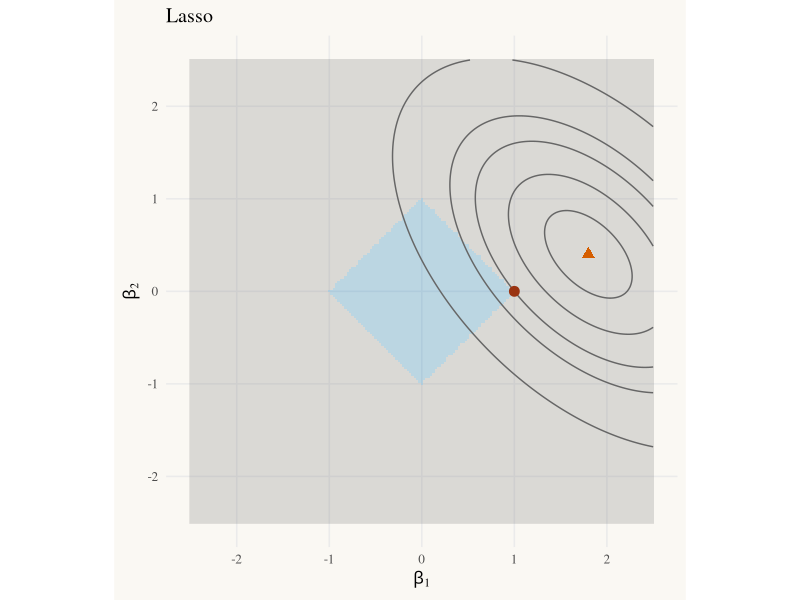

This chart was generated by the following R code:
# ───────────────────────────────────────────────────────────────
# StatAtlas · Lab 15 — Lasso: lo spazio delle soluzioni in due dimensioni
# ───────────────────────────────────────────────────────────────
library(tidyverse)

bh <- c(1.8, 0.4)   # stima dei minimi quadrati
r  <- 0.5; a <- 1; t <- 1
Sigma <- matrix(c(1, r, r, 1), 2)

# Q(b) = ½ (b − bh)ᵀ Σ (b − bh); vincolo a‖b‖₁ + (1 − a)‖b‖₂² ≤ a t + (1 − a) t²
Q <- function(b) 0.5 * drop(t(b - bh) %*% Sigma %*% (b - bh))
g <- function(b) a * sum(abs(b)) + (1 - a) * sum(b^2)
soglia <- function(z, l) sign(z) * pmax(abs(z) - l, 0)
pen_lambda <- function(lam) {   # discesa coordinata, come in StatAtlas
  c0 <- drop(Sigma %*% bh); b <- bh
  for (it in 1:500) { b_old <- b
    b[1] <- soglia(c0[1] - r * b[2], lam * a) / (1 + 2 * lam * (1 - a))
    b[2] <- soglia(c0[2] - r * b[1], lam * a) / (1 + 2 * lam * (1 - a))
    if (sum(abs(b - b_old)) < 1e-12) break }
  b
}
s <- a * t + (1 - a) * t^2
lam <- if (g(bh) <= s) 0 else uniroot(\(l) g(pen_lambda(l)) - s, c(0, 1e4), tol = 1e-12)$root
b_star <- pen_lambda(lam); b_star

theme_statatlas <- function(base_size = 12) {
  theme_minimal(base_size = base_size, base_family = "serif") +
    theme(panel.grid.minor = element_blank(), plot.background = element_rect(fill = "#FAF8F3", colour = NA))
}
griglia <- expand_grid(b1 = seq(-2.5, 2.5, length.out = 201), b2 = seq(-2.5, 2.5, length.out = 201)) |>
  mutate(rss = map2_dbl(b1, b2, \(x, y) Q(c(x, y))), dentro = map2_lgl(b1, b2, \(x, y) g(c(x, y)) <= s))
ggplot(griglia, aes(b1, b2)) +
  geom_raster(aes(fill = dentro), alpha = 0.25, show.legend = FALSE) +
  geom_contour(aes(z = rss), breaks = Q(b_star) * c(0.15, 0.5, 1, 1.5, 3), colour = "grey40") +
  annotate("point", x = bh[1], y = bh[2], shape = 17, size = 3, colour = "#D55E00") +
  annotate("point", x = b_star[1], y = b_star[2], size = 3, colour = "#9A3412") +
  scale_fill_manual(values = c(`FALSE` = NA, `TRUE` = "#0072B2")) +
  coord_equal() + labs(x = expression(beta[1]), y = expression(beta[2]), title = "Lasso") +
  theme_statatlas()
